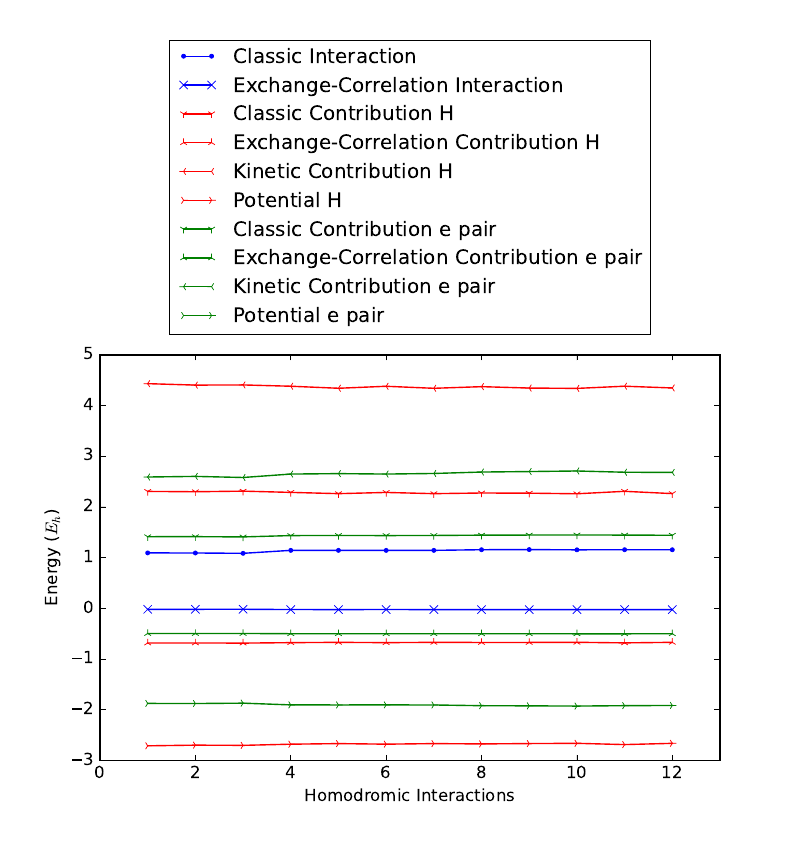

Recreate this plot in Python.
#!/opt/homebrew/bin/python3
import numpy as np
#### Imprimir como antes
import matplotlib as mpl
import matplotlib.pyplot as plt
import matplotlib.style
mpl.style.use('classic')
axis_font = {'size' : '16'}
from matplotlib import rcParams
rcParams.update({'font.size' : 12})
#rcParams.update({'figure.autolayout' : True})

fig = plt.figure(figsize=(6,8))

x    = []
clin = []
xcin = []
cl1  = []
xc1  = []
t1   = []
v1   = []
di1  = []
cl2  = []
xc2  = []
t2   = []
v2   = []
di2  = []

archivo = open('homodromic.dat', 'r')
for line in archivo:
    line = line.strip()
    columns = line.split()
    source = float(columns[0]), float(columns[1]), float(columns[2]), float(columns[3]), float(columns[4]), float(columns[5]), float(columns[6]), float(columns[7]), float(columns[8]), float(columns[9]), float(columns[10]), float(columns[11]), float(columns[12])
    x.append(float(columns[0]))
    clin.append(float(columns[1]))
    xcin.append(float(columns[2]))
    cl1.append(float(columns[3]))
    xc1.append(float(columns[4]))
    t1.append(float(columns[5]))
    v1.append(float(columns[6]))
    di1.append(float(columns[7]))
    cl2.append(float(columns[8]))
    xc2.append(float(columns[9]))
    t2.append(float(columns[10]))
    v2.append(float(columns[11]))
    di2.append(float(columns[12]))
archivo.close()

plt.plot(x, clin, color='blue', marker='.', label=r'Classic Interaction')
plt.plot(x, xcin, color='blue', marker='x', label=r'Exchange-Correlation Interaction')
plt.plot(x, cl1, color='red', marker='1', label=r'Classic Contr. H')
plt.plot(x, xc1, color='red', marker='2', label=r'Exchange-Correlation Contr. H')
plt.plot(x, t1,  color='red', marker='3', label=r'Kinetic Contr. H')
plt.plot(x, v1,  color='red', marker='4', label=r'Potential H')
plt.plot(x, cl2, color='green', marker='1', label=r'Classic Contr. e pair')
plt.plot(x, xc2, color='green', marker='2', label=r'Exchange-Correlation Contr.')
plt.plot(x, t2,  color='green', marker='3', label=r'Kinetic Contr. e pair')
plt.plot(x, v2,  color='green', marker='4', label=r'Potential e pair')


plt.xlabel(r'Homodromic Interactions', **axis_font)
plt.ylabel(r'Energy ($E_h$)', **axis_font)

plt.xlim((0, 13))
plt.ylim((-3, 5))

ax = plt.subplot(111)
#ax.legend(loc='upper left')#, bbox_to_anchor=(1, 0.5))
# Shrink current axis by 20%
box = ax.get_position()
ax.set_position([box.x0, box.y0, box.width * 1.0, box.height * 0.6])
##ax.set_position([box.x0, box.y0, box.width * 1.0, box.height * 0.6])

# Put a legend to the right of the current axis
ax.legend(loc='upper center', bbox_to_anchor=(0.5, 1.8))
##ax.legend(loc='upper center', bbox_to_anchor=(0.5, 2.0))


plt.savefig('homodromic1.pdf')
#plt.show()
